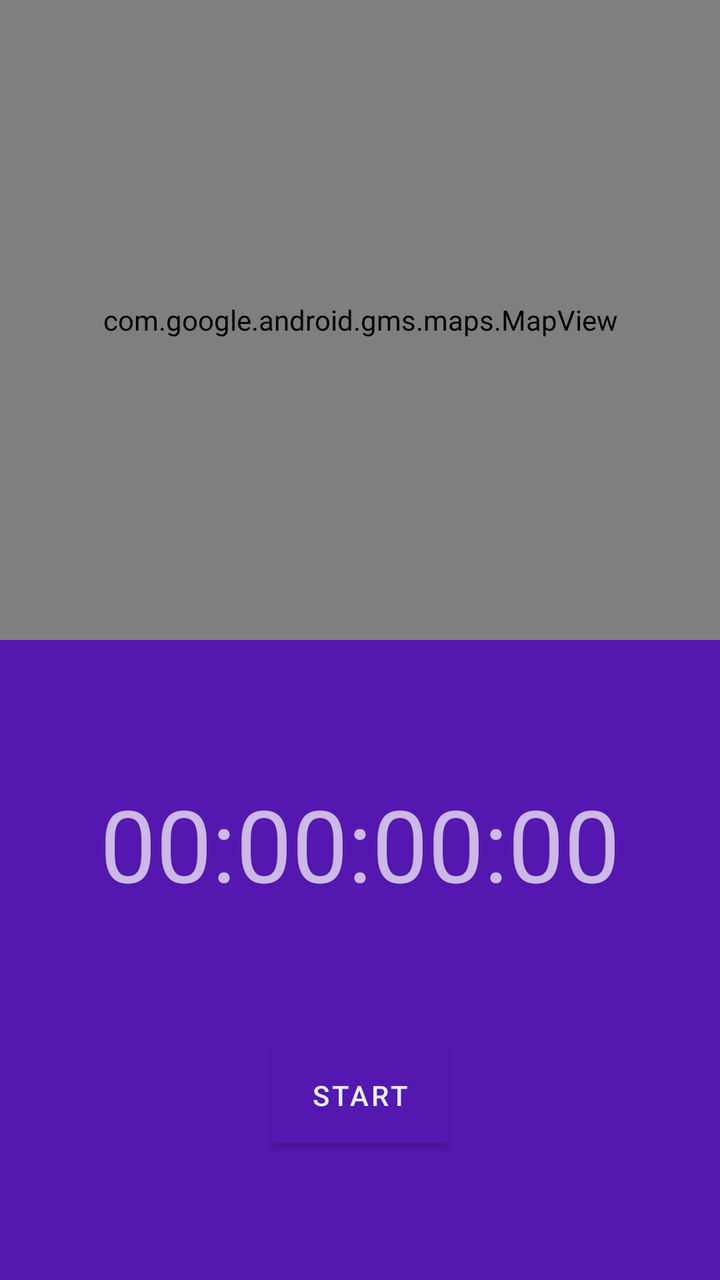
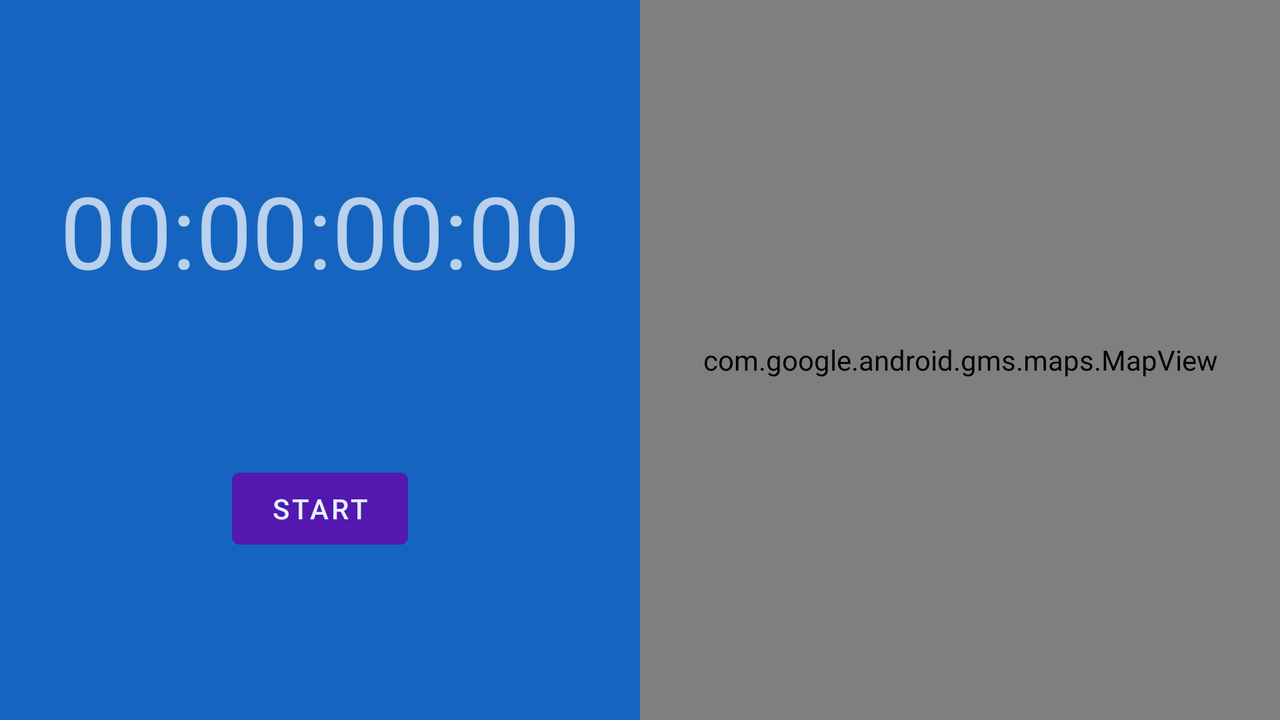

An Android layout and its configuration variant, each rendered on a device that would load it. The default file and the variant file are quoted in full after the pictures.
<!-- AndroidManifest.xml: application theme AppTheme -->
<!-- res/layout/fragment_tracking.xml -->
<?xml version="1.0" encoding="utf-8"?>
<androidx.constraintlayout.widget.ConstraintLayout xmlns:android="http://schemas.android.com/apk/res/android"
    xmlns:app="http://schemas.android.com/apk/res-auto"
    xmlns:tools="http://schemas.android.com/tools"
    android:layout_width="match_parent"
    android:layout_height="match_parent">

    <androidx.constraintlayout.widget.ConstraintLayout
        android:id="@+id/clInnerLayout"
        android:layout_width="match_parent"
        android:layout_height="0dp"
        android:background="@color/primaryColor"
        app:layout_constraintBottom_toBottomOf="parent"
        app:layout_constraintEnd_toEndOf="parent"
        app:layout_constraintHorizontal_bias="0.5"
        app:layout_constraintStart_toStartOf="parent"
        app:layout_constraintTop_toBottomOf="@+id/mapView">

        <com.google.android.material.textview.MaterialTextView
            android:id="@+id/tvTimer"
            android:layout_width="wrap_content"
            android:layout_height="wrap_content"
            android:text="00:00:00:00"
            android:textSize="50sp"
            app:layout_constraintBottom_toTopOf="@+id/btnToggleRun"
            app:layout_constraintEnd_toEndOf="parent"
            app:layout_constraintHorizontal_bias="0.5"
            app:layout_constraintStart_toStartOf="parent"
            app:layout_constraintTop_toTopOf="parent" />

        <com.google.android.material.button.MaterialButton
            android:id="@+id/btnToggleRun"
            android:layout_width="wrap_content"
            android:layout_height="wrap_content"
            android:background="@color/md_blue_800"
            android:text="Start"
            app:layout_constraintBottom_toBottomOf="parent"
            app:layout_constraintEnd_toStartOf="@+id/btnFinishRun"
            app:layout_constraintHorizontal_bias="0.5"
            app:layout_constraintStart_toStartOf="parent"
            app:layout_constraintTop_toBottomOf="@+id/tvTimer" />

        <com.google.android.material.button.MaterialButton
            android:id="@+id/btnFinishRun"
            android:layout_width="wrap_content"
            android:layout_height="wrap_content"
            android:background="@color/md_blue_800"
            android:text="Finish Run"
            android:visibility="gone"
            app:layout_constraintBottom_toBottomOf="parent"
            app:layout_constraintEnd_toEndOf="parent"
            app:layout_constraintHorizontal_bias="0.5"
            app:layout_constraintStart_toEndOf="@+id/btnToggleRun"
            app:layout_constraintTop_toBottomOf="@+id/tvTimer" />


    </androidx.constraintlayout.widget.ConstraintLayout>

    <com.google.android.material.textview.MaterialTextView
        android:id="@+id/tvLetsGo"
        android:layout_width="wrap_content"
        android:layout_height="wrap_content"
        android:text="Let's go, USERNAME!"
        android:textAlignment="center"
        android:textSize="50sp"
        android:visibility="gone"
        app:layout_constraintBottom_toTopOf="@+id/clInnerLayout"
        app:layout_constraintEnd_toEndOf="parent"
        app:layout_constraintHorizontal_bias="0.5"
        app:layout_constraintStart_toStartOf="parent"
        app:layout_constraintTop_toTopOf="parent" />

    <com.google.android.gms.maps.MapView
        android:id="@+id/mapView"
        android:layout_width="match_parent"
        android:layout_height="0dp"
        app:layout_constraintBottom_toTopOf="@+id/clInnerLayout"
        app:layout_constraintEnd_toEndOf="parent"
        app:layout_constraintHorizontal_bias="0.5"
        app:layout_constraintStart_toStartOf="parent"
        app:layout_constraintTop_toTopOf="parent" />

</androidx.constraintlayout.widget.ConstraintLayout>
<!-- resources referenced by this layout -->
<resources>
  <color name="md_blue_800">#1565C0</color>
  <color name="primaryColor">#5417B0</color>
  <style name="AppTheme" parent="Theme.MaterialComponents.NoActionBar">
          
          <item name="colorPrimary">@color/primaryColor</item>
          <item name="colorSecondary">@color/md_blue_500</item>
          <item name="android:colorBackground">@color/primaryColor</item>
          <item name="colorError">@color/errorColor</item>
  
          
          <item name="colorPrimaryVariant">@android:color/white</item>
          <item name="colorSecondaryVariant">@color/md_blue_400</item>
          
          <item name="colorSurface">@color/md_blue_900</item>
          <item name="colorOnPrimary">@color/md_blue_50</item>
          <item name="colorOnSecondary">@color/md_blue_50</item>
          <item name="colorOnBackground">@color/md_blue_50</item>
          <item name="colorOnError">@android:color/black</item>
          <item name="colorOnSurface">@android:color/white</item>
          <item name="scrimBackground">@color/mtrl_scrim_color</item>
          <item name="textAppearanceHeadline1">@style/TextAppearance.MaterialComponents.Headline1</item>
          <item name="textAppearanceHeadline2">@style/TextAppearance.MaterialComponents.Headline2</item>
          <item name="textAppearanceHeadline3">@style/TextAppearance.MaterialComponents.Headline3</item>
          <item name="textAppearanceHeadline4">@style/TextAppearance.MaterialComponents.Headline4</item>
          <item name="textAppearanceHeadline5">@style/TextAppearance.MaterialComponents.Headline5</item>
          <item name="textAppearanceHeadline6">@style/TextAppearance.MaterialComponents.Headline6</item>
          <item name="textAppearanceSubtitle1">@style/TextAppearance.MaterialComponents.Subtitle1</item>
          <item name="textAppearanceSubtitle2">@style/TextAppearance.MaterialComponents.Subtitle2</item>
          <item name="textAppearanceBody1">@style/TextAppearance.MaterialComponents.Body1</item>
          <item name="textAppearanceBody2">@style/TextAppearance.MaterialComponents.Body2</item>
          <item name="textAppearanceCaption">@style/TextAppearance.MaterialComponents.Caption</item>
          <item name="textAppearanceButton">@style/TextAppearance.MaterialComponents.Button</item>
          <item name="textAppearanceOverline">@style/TextAppearance.MaterialComponents.Overline</item>
  
          <item name="alertDialogTheme">@style/AlertDialogTheme</item>
      </style>
  <color name="md_blue_500">#2196F3</color>
  <color name="errorColor">#D50000</color>
  <color name="md_blue_400">#42A5F5</color>
  <color name="md_blue_900">#0D47A1</color>
  <color name="md_blue_50">#E3F2FD</color>
  <style name="AlertDialogTheme" parent="ThemeOverlay.MaterialComponents.Dialog.Alert">
          <item name="buttonBarPositiveButtonStyle">@style/PositiveButtonStyle</item>
          <item name="buttonBarNegativeButtonStyle">@style/NegativeButtonStyle</item>
      </style>
  <style name="PositiveButtonStyle" parent="Widget.MaterialComponents.Button.TextButton.Dialog">
          <item name="android:textColor">@color/colorAccent</item>
      </style>
  <style name="NegativeButtonStyle" parent="Widget.MaterialComponents.Button.TextButton.Dialog">
          <item name="android:textColor">@color/colorAccent</item>
      </style>
  <color name="colorAccent">#FFE600</color>
</resources>
<!-- res/layout-land/fragment_tracking.xml (the repository's variant of the layout above) -->
<!-- drawn on the phone turned sideways -->
<?xml version="1.0" encoding="utf-8"?>
<androidx.constraintlayout.widget.ConstraintLayout xmlns:android="http://schemas.android.com/apk/res/android"
    xmlns:app="http://schemas.android.com/apk/res-auto"
    xmlns:tools="http://schemas.android.com/tools"
    android:layout_width="match_parent"
    android:layout_height="match_parent">

    <androidx.constraintlayout.widget.ConstraintLayout
        android:id="@+id/clInnerLayout"
        android:layout_width="0dp"
        android:layout_height="0dp"
        android:background="@color/md_blue_800"
        app:layout_constraintBottom_toBottomOf="parent"
        app:layout_constraintEnd_toStartOf="@+id/mapView"
        app:layout_constraintHorizontal_bias="0.5"
        app:layout_constraintStart_toStartOf="parent"
        app:layout_constraintTop_toTopOf="parent">

        <com.google.android.material.textview.MaterialTextView
            android:id="@+id/tvTimer"
            android:layout_width="wrap_content"
            android:layout_height="wrap_content"
            android:text="00:00:00:00"
            android:textSize="50sp"
            app:layout_constraintBottom_toTopOf="@+id/btnToggleRun"
            app:layout_constraintEnd_toEndOf="parent"
            app:layout_constraintHorizontal_bias="0.5"
            app:layout_constraintStart_toStartOf="parent"
            app:layout_constraintTop_toTopOf="parent" />

        <com.google.android.material.button.MaterialButton
            android:id="@+id/btnToggleRun"
            android:layout_width="wrap_content"
            android:layout_height="wrap_content"
            android:text="Start"
            app:layout_constraintBottom_toBottomOf="parent"
            app:layout_constraintEnd_toStartOf="@+id/btnFinishRun"
            app:layout_constraintHorizontal_bias="0.5"
            app:layout_constraintStart_toStartOf="parent"
            app:layout_constraintTop_toBottomOf="@+id/tvTimer" />

        <com.google.android.material.button.MaterialButton
            android:id="@+id/btnFinishRun"
            android:layout_width="wrap_content"
            android:layout_height="wrap_content"
            android:text="Finish run"
            android:visibility="gone"
            app:layout_constraintBottom_toBottomOf="parent"
            app:layout_constraintEnd_toEndOf="parent"
            app:layout_constraintHorizontal_bias="0.5"
            app:layout_constraintStart_toEndOf="@+id/btnToggleRun"
            app:layout_constraintTop_toBottomOf="@+id/tvTimer" />

    </androidx.constraintlayout.widget.ConstraintLayout>

    <com.google.android.gms.maps.MapView
        android:id="@+id/mapView"
        android:layout_width="0dp"
        android:layout_height="0dp"
        android:visibility="visible"
        app:layout_constraintBottom_toBottomOf="parent"
        app:layout_constraintEnd_toEndOf="parent"
        app:layout_constraintHorizontal_bias="0.5"
        app:layout_constraintStart_toEndOf="@+id/clInnerLayout"
        app:layout_constraintTop_toTopOf="parent" />

</androidx.constraintlayout.widget.ConstraintLayout>
<!-- resources referenced by the variant -->
<!-- as the phone turned sideways resolves them -->
<resources>
  <color name="md_blue_800">#1565C0</color>
  <style name="AppTheme" parent="Theme.MaterialComponents.NoActionBar">
          
          <item name="colorPrimary">@color/primaryColor</item>
          <item name="colorSecondary">@color/md_blue_500</item>
          <item name="android:colorBackground">@color/primaryColor</item>
          <item name="colorError">@color/errorColor</item>
  
          
          <item name="colorPrimaryVariant">@android:color/white</item>
          <item name="colorSecondaryVariant">@color/md_blue_400</item>
          
          <item name="colorSurface">@color/md_blue_900</item>
          <item name="colorOnPrimary">@color/md_blue_50</item>
          <item name="colorOnSecondary">@color/md_blue_50</item>
          <item name="colorOnBackground">@color/md_blue_50</item>
          <item name="colorOnError">@android:color/black</item>
          <item name="colorOnSurface">@android:color/white</item>
          <item name="scrimBackground">@color/mtrl_scrim_color</item>
          <item name="textAppearanceHeadline1">@style/TextAppearance.MaterialComponents.Headline1</item>
          <item name="textAppearanceHeadline2">@style/TextAppearance.MaterialComponents.Headline2</item>
          <item name="textAppearanceHeadline3">@style/TextAppearance.MaterialComponents.Headline3</item>
          <item name="textAppearanceHeadline4">@style/TextAppearance.MaterialComponents.Headline4</item>
          <item name="textAppearanceHeadline5">@style/TextAppearance.MaterialComponents.Headline5</item>
          <item name="textAppearanceHeadline6">@style/TextAppearance.MaterialComponents.Headline6</item>
          <item name="textAppearanceSubtitle1">@style/TextAppearance.MaterialComponents.Subtitle1</item>
          <item name="textAppearanceSubtitle2">@style/TextAppearance.MaterialComponents.Subtitle2</item>
          <item name="textAppearanceBody1">@style/TextAppearance.MaterialComponents.Body1</item>
          <item name="textAppearanceBody2">@style/TextAppearance.MaterialComponents.Body2</item>
          <item name="textAppearanceCaption">@style/TextAppearance.MaterialComponents.Caption</item>
          <item name="textAppearanceButton">@style/TextAppearance.MaterialComponents.Button</item>
          <item name="textAppearanceOverline">@style/TextAppearance.MaterialComponents.Overline</item>
  
          <item name="alertDialogTheme">@style/AlertDialogTheme</item>
      </style>
  <color name="primaryColor">#5417B0</color>
  <color name="md_blue_500">#2196F3</color>
  <color name="errorColor">#D50000</color>
  <color name="md_blue_400">#42A5F5</color>
  <color name="md_blue_900">#0D47A1</color>
  <color name="md_blue_50">#E3F2FD</color>
  <style name="AlertDialogTheme" parent="ThemeOverlay.MaterialComponents.Dialog.Alert">
          <item name="buttonBarPositiveButtonStyle">@style/PositiveButtonStyle</item>
          <item name="buttonBarNegativeButtonStyle">@style/NegativeButtonStyle</item>
      </style>
  <style name="PositiveButtonStyle" parent="Widget.MaterialComponents.Button.TextButton.Dialog">
          <item name="android:textColor">@color/colorAccent</item>
      </style>
  <style name="NegativeButtonStyle" parent="Widget.MaterialComponents.Button.TextButton.Dialog">
          <item name="android:textColor">@color/colorAccent</item>
      </style>
  <color name="colorAccent">#FFE600</color>
</resources>
